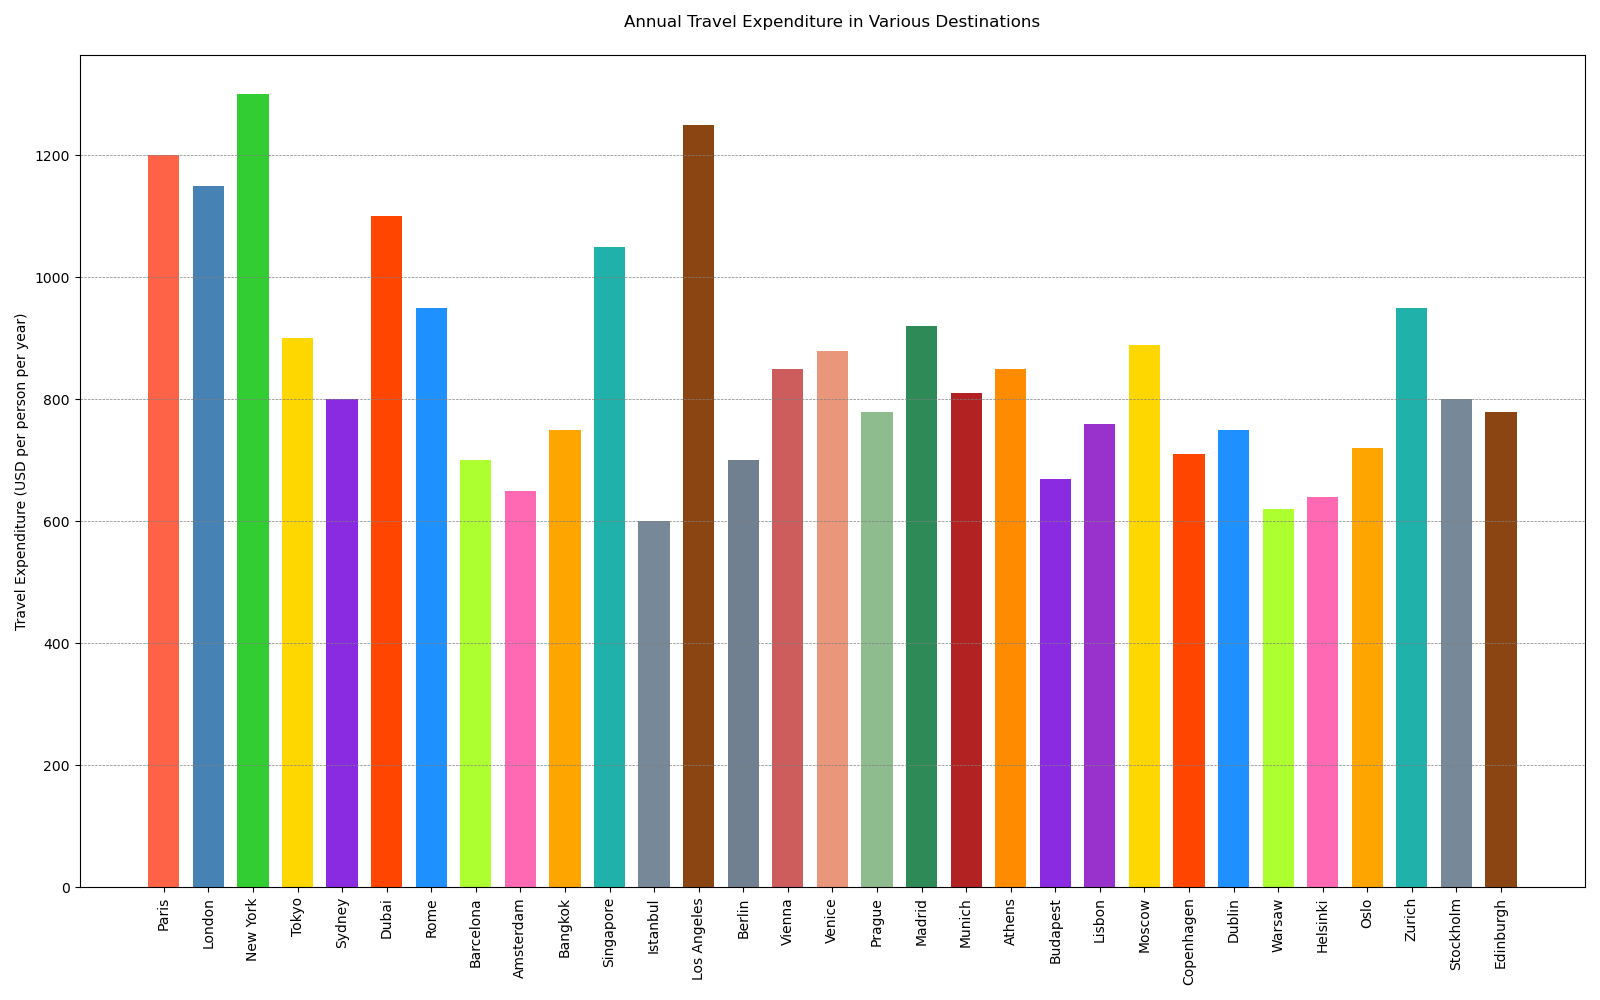

Source code (Python):
import matplotlib.pyplot as plt

# Data for the chart
destinations = ['Paris', 'London', 'New York', 'Tokyo', 'Sydney', 
                'Dubai', 'Rome', 'Barcelona', 'Amsterdam', 'Bangkok', 
                'Singapore', 'Istanbul', 'Los Angeles', 'Berlin', 'Vienna',
                'Venice', 'Prague', 'Madrid', 'Munich', 'Athens',
                'Budapest', 'Lisbon', 'Moscow', 'Copenhagen', 'Dublin',
                'Warsaw', 'Helsinki', 'Oslo', 'Zurich', 'Stockholm',
                'Edinburgh']
expenditure = [1200, 1150, 1300, 900, 800, 
               1100, 950, 700, 650, 750, 
               1050, 600, 1250, 700, 850,
               880, 780, 920, 810, 850,
               670, 760, 890, 710, 750,
               620, 640, 720, 950, 800,
               780]

# Setting colors for each bar
colors = ['#FF6347', '#4682B4', '#32CD32', '#FFD700', '#8A2BE2', 
          '#FF4500', '#1E90FF', '#ADFF2F', '#FF69B4', '#FFA500', 
          '#20B2AA', '#778899', '#8B4513', '#708090', '#CD5C5C',
          '#E9967A', '#8FBC8F', '#2E8B57', '#B22222', '#FF8C00',
          '#8A2BE2', '#9932CC', '#FFD700', '#FF4500', '#1E90FF',
          '#ADFF2F', '#FF69B4', '#FFA500', '#20B2AA', '#778899',
          '#8B4513']

# Increase the width and height of the chart
plt.figure(figsize=(16, 10))

# Change the direction of the chart to vertical and modify the bar width
plt.bar(destinations, expenditure, color=colors, width=0.7)

# Customizing the chart with titles and labels
plt.ylabel('Travel Expenditure (USD per person per year)')
plt.title('Annual Travel Expenditure in Various Destinations', pad=20)
plt.xticks(rotation=90)
plt.grid(axis='y', color='gray', linestyle='--', linewidth=0.5)

# Display the bar chart
plt.tight_layout()
plt.show()
